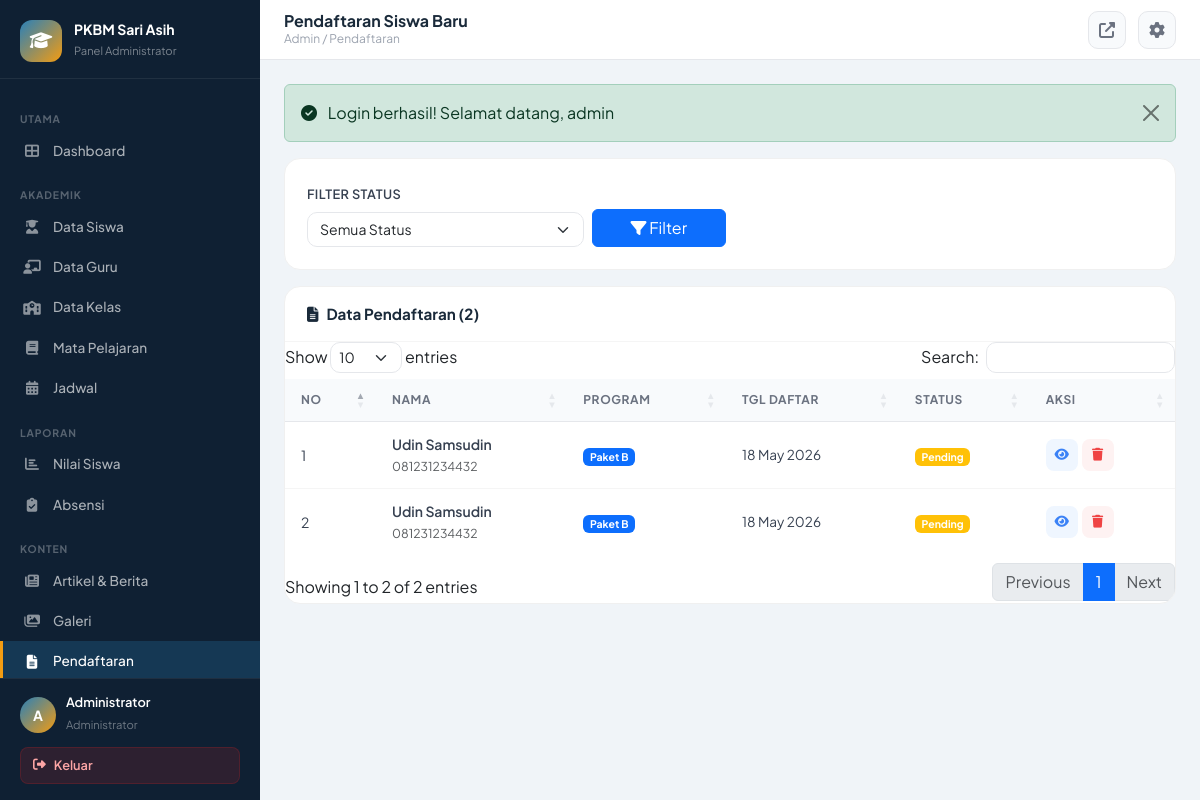
/index.php?page=admin_pendaftaran (signed in), run on the app's committed database.
### tables this page shows
CREATE TABLE `pendaftaran` (
  `id` int NOT NULL,
  `nama_lengkap` varchar(100) NOT NULL,
  `jenis_kelamin` enum('L','P') NOT NULL,
  `tempat_lahir` varchar(50) DEFAULT NULL,
  `tanggal_lahir` date DEFAULT NULL,
  `alamat` text,
  `no_hp` varchar(15) DEFAULT NULL,
  `email` varchar(100) DEFAULT NULL,
  `program` enum('Paket A','Paket B','Paket C') NOT NULL,
  `pendidikan_terakhir` varchar(100) DEFAULT NULL,
  `alasan` text,
  `dokumen` varchar(255) DEFAULT NULL,
  `status` enum('pending','diterima','ditolak') DEFAULT 'pending',
  `catatan` text,
  `created_at` timestamp NULL DEFAULT CURRENT_TIMESTAMP
);

### app/controllers/admin/PendaftaranController.php (called while the page is built, shortened)
<?php
require_once __DIR__ . '/../../../config/app.php';
class PendaftaranController {
    private $db;
    public function __construct() { $this->db = Database::getInstance(); }
    public function index() {
        $sql = "SELECT * FROM pendaftaran WHERE 1=1";
        $params = [];
        $sql .= " ORDER BY created_at DESC";
        $pendaftarans = $this->db->fetchAll($sql,$params);
        require_once __DIR__ . '/../../views/admin/pendaftaran/index.php';
    }
}

### app/views/admin/pendaftaran/index.php (the view, shortened to what this page needs)
<?php require_once __DIR__.'/../../layouts/admin_header.php';?>
<div class="card-custom mb-3">
    <div class="card-body-custom">
        <form method="GET" class="row g-2">
            <div class="col-md-4"><label class="form-label">Filter Status</label>
                <select name="status" class="form-select"><option value="">Semua Status</option>
                </select>
            </div>
            <div class="col-md-2 d-flex align-items-end"><button type="submit" class="btn btn-primary w-100"><i class="fas fa-filter"></i> Filter</button></div>
        </form>
    </div>
</div>
<div class="card-custom">
    <div class="card-header-custom"><h5><i class="fas fa-file-alt me-2"></i>Data Pendaftaran (<?=count($pendaftarans)?>)</h5></div>
    <div class="card-body-custom p-0">
        <table class="table-custom datatable w-100">
            <thead><tr><th>No</th><th>Nama</th><th>Program</th><th>Tgl Daftar</th><th>Status</th><th>Aksi</th></tr></thead>
            <tbody>
            <?php if(!empty($pendaftarans)):?>
            <?php foreach($pendaftarans as $i=>$p):
                $sc=['pending'=>'warning','diterima'=>'success','ditolak'=>'danger'][$p['status']]??'secondary';
            ?>
            <tr>
                <td><?=$i+1?></td>
                <td>
                    <div style="font-weight:600;"><?=htmlspecialchars($p['nama_lengkap'])?></div>
                    <small class="text-muted"><?=htmlspecialchars($p['no_hp']??'')?></small>
                </td>
                <td><span class="badge bg-primary"><?=$p['program']?></span></td>
                <td style="font-size:.85rem;"><?=date('d M Y',strtotime($p['created_at']))?></td>
                <td><span class="badge bg-<?=$sc?>"><?=ucfirst($p['status'])?></span></td>
                <td>
                    <div class="d-flex gap-1">
                        <a href="<?=APP_URL?>/index.php?page=admin_pendaftaran&action=detail&id=<?=$p['id']?>" class="btn-icon" style="background:#eff6ff;color:#3b82f6;" title="Detail"><i class="fas fa-eye"></i></a>
                        <a href="javascript:void(0)" onclick="confirmDelete('<?=APP_URL?>/index.php?page=admin_pendaftaran&action=delete&id=<?=$p['id']?>','pendaftaran ini')" class="btn-icon" style="background:#fef2f2;color:#ef4444;" title="Hapus"><i class="fas fa-trash"></i></a>
                    </div>
                </td>
            </tr>
            <?php endforeach;?>
            <?php else:?><tr><td colspan="6" class="text-center py-4 text-muted">Tidak ada data pendaftaran</td></tr><?php endif;?>
            </tbody>
        </table>
    </div>
</div>
<?php require_once __DIR__.'/../../layouts/admin_footer.php';?>

### app/views/layouts/admin_header.php (style rules this page uses)
:root { --sidebar-w: 260px; --primary: #1a5276; --primary-light: #2980b9; --primary-dark: #0d2137; --accent: #f39c12; --sidebar-bg: #0f2033; --sidebar-hover: rgba(41,128,185,0.15); --sidebar-active: rgba(41,128,185,0.25); --topbar-h: 60px; --font: 'Plus Jakarta Sans', sans-serif; }
* { box-sizing: border-box; }
body { font-family: var(--font); background: #f0f4f8; margin: 0; }
.card-custom { background: white; border-radius: 16px; border: 1px solid #f0f0f0; overflow: hidden; }
.card-header-custom { padding: 18px 22px; border-bottom: 1px solid #f5f5f5; display: flex; align-items: center; justify-content: space-between; }
.card-header-custom h5 { font-size: 0.95rem; font-weight: 700; color: #1a2a3a; margin: 0; }
.card-body-custom { padding: 22px; }
.table-custom { width: 100%; border-collapse: separate; border-spacing: 0; }
.table-custom thead th { background: #f8fafc; padding: 12px 16px; font-size: 0.75rem; font-weight: 700; text-transform: uppercase; letter-spacing: 0.05em; color: #6b7280; border-bottom: 1px solid #e5e7eb; }
.table-custom tbody td { padding: 12px 16px; font-size: 0.875rem; color: #374151; border-bottom: 1px solid #f5f5f5; vertical-align: middle; }
.table-custom tbody tr:last-child td { border-bottom: none; }
.btn-icon { width: 32px; height: 32px; border-radius: 8px; display: inline-flex; align-items: center; justify-content: center; border: none; cursor: pointer; font-size: 0.8rem; transition: all 0.15s; text-decoration: none; }
.form-label { font-size: 0.8rem; font-weight: 600; color: #374151; text-transform: uppercase; letter-spacing: 0.03em; }
.form-control, .form-select { font-family: var(--font); font-size: 0.875rem; border-radius: 10px; border-color: #e5e7eb; }

### data on the page
pendaftaran: nama_lengkap "Udin Samsudin", no_hp "081231234432", program "Paket B", created_at "18 May 2026", status "Pending"
pendaftaran: nama_lengkap "Udin Samsudin", no_hp "081231234432", program "Paket B", created_at "18 May 2026", status "Pending"

### other printed values
substr($_SESSION['username'] ?? 'A', 0, 1) "A"
$_SESSION['nama_lengkap'] "Administrator"
$pageTitle "Pendaftaran Siswa Baru"
$breadcrumb "Admin / Pendaftaran"
$message "Login berhasil! Selamat datang, admin"
count($pendaftarans) "2"
